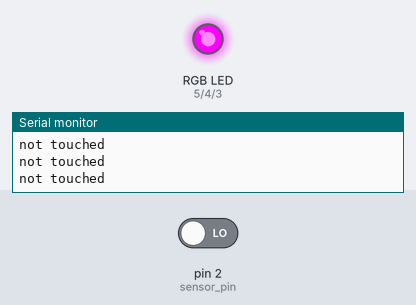
This sketch was run on a simulated Arduino Uno, built with avr-gcc and run on an emulated ATmega328P. Parts: an RGB LED mixed from three pins (HIGH = lit), the last lines printed to the serial monitor. The test bench sets the inputs (shaded band); at power-on: pin 2 (sensor_pin) LOW.

Above: at 1.2 s.
1.3 s: pin 2 (sensor_pin) driven HIGH
At 1.9 s:
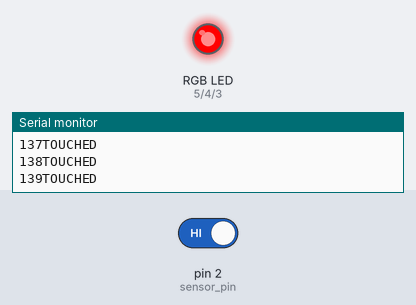
2.8 s: pin 2 (sensor_pin) driven LOW
At 4.3 s:
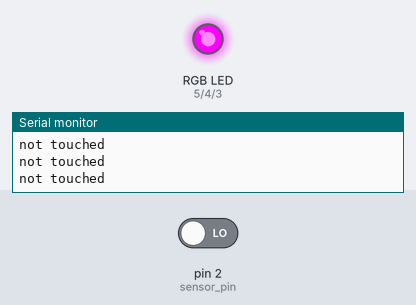
Timing chart, 0 to 5.8 s (numbered marks = the images above; inputs shaded):
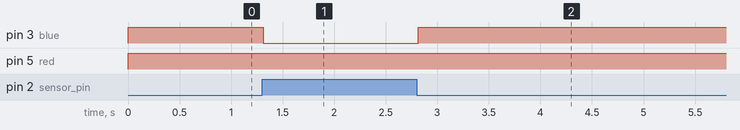

The sketch:

touch_RGB.ino
```cpp
#include <dht.h>

dht DHT;
int sensor_pin = 2;
int red = 5;
int green = 4;
int blue = 3;
int counter = 0;
void setup() {
  // put your setup code here, to run once:
  Serial.begin(9600);
  pinMode(sensor_pin, INPUT);
  pinMode(red, OUTPUT);
  pinMode(green, OUTPUT);
  pinMode(blue, OUTPUT);


}

void loop() {
  // put your main code here, to run repeatedly:
   int ctsValue = digitalRead(sensor_pin);

   if (counter == 0){

   }
      if (ctsValue == HIGH)
        {
           setColor(255, 0, 0);

           Serial.println("TOUCHED ");
           Serial.print(counter);
           }
     else
        {
            setColor(255, 0, 255);
             Serial.println("not touched");
          }
       counter = counter + 1;
      delay(1);
}

void setColor(int redVal, int greenVal, int blueVal){
  analogWrite(red, redVal);
  analogWrite(green, greenVal);
  analogWrite(blue, blueVal);
}
```

Measured:
- after the input at 1.3 s, pin 3 (blue): HIGH → LOW at once
- after the input at 2.8 s, pin 3 (blue): LOW → HIGH at once
